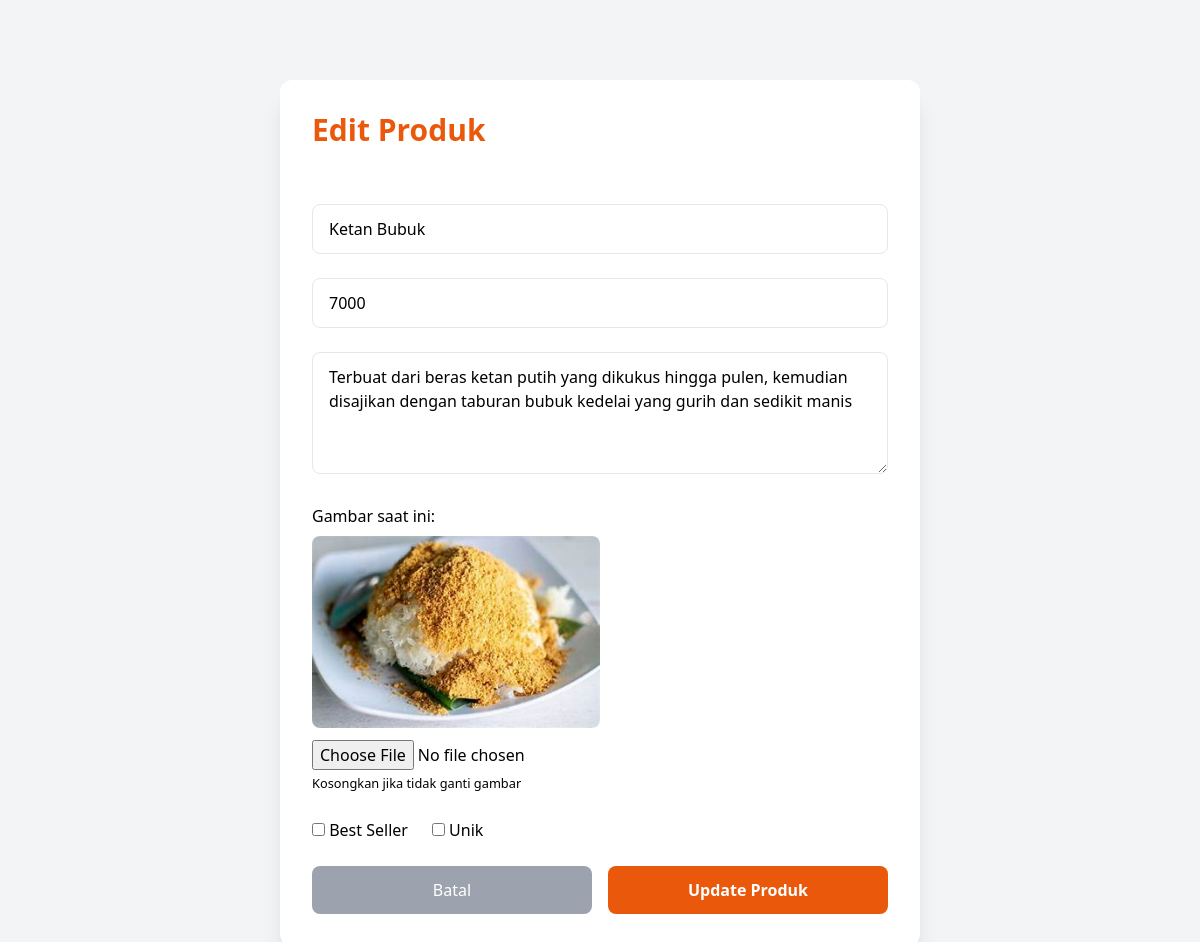
/admin/edit_produk.php?id=2 (signed in), run on the app's committed database.
### tables this page shows
CREATE TABLE `produk` (
  `id` int(11) NOT NULL,
  `nama` varchar(100) NOT NULL,
  `harga` int(11) NOT NULL,
  `gambar` varchar(255) NOT NULL,
  `deskripsi` text DEFAULT NULL,
  `bestseller` tinyint(1) DEFAULT 0,
  `unik` tinyint(1) DEFAULT 0,
  `created_at` datetime DEFAULT current_timestamp()
);

### admin/edit_produk.php (the view, shortened to what this page needs)
<?php
require '../includes/db.php';
$id = $_GET['id'];
$stmt = $pdo->prepare("SELECT * FROM produk WHERE id = ?");
$stmt->execute([$id]);
$produk = $stmt->fetch();
?>
<!DOCTYPE html>
<html lang="id">
<head>
  <script src="https://cdn.tailwindcss.com"></script>
</head>
<body class="bg-gray-100 min-h-screen pt-20">
  <div class="container mx-auto px-4 max-w-2xl">
    <div class="bg-white rounded-xl shadow-xl p-8">
      <h1 class="text-3xl font-bold text-orange-600 mb-8">Edit Produk</h1>
      <form method="POST" enctype="multipart/form-data" class="space-y-6">
        <input type="text" name="nama" value="<?= htmlspecialchars($produk['nama']) ?>" required class="w-full px-4 py-3 border rounded-lg">
        <input type="number" name="harga" value="<?= $produk['harga'] ?>" required class="w-full px-4 py-3 border rounded-lg">
        <textarea name="deskripsi" class="w-full px-4 py-3 border rounded-lg" rows="4"><?= htmlspecialchars($produk['deskripsi']) ?></textarea>
        <div>
          <p class="mb-2">Gambar saat ini:</p>
          <img src="../assets/img/<?= $produk['gambar'] ?>" class="h-48 object-cover rounded-lg">
          <input type="file" name="gambar" accept="image/*" class="mt-3 w-full">
          <small>Kosongkan jika tidak ganti gambar</small>
        </div>
        <div class="flex gap-6">
          <label><input type="checkbox" name="bestseller" <?= $produk['bestseller']?'checked':'' ?>> Best Seller</label>
          <label><input type="checkbox" name="unik" <?= $produk['unik']?'checked':'' ?>> Unik</label>
        </div>
        <div class="flex gap-4">
          <a href="admin_dashboard.php" class="flex-1 text-center py-3 bg-gray-400 text-white rounded-lg">Batal</a>
          <button type="submit" class="flex-1 py-3 bg-orange-600 text-white rounded-lg font-bold">Update Produk</button>
        </div>
      </form>
    </div>
  </div>
</body>
</html>

### data on the page
produk: nama "Ketan Bubuk", harga "7000", deskripsi "Terbuat dari beras ketan putih yang dikukus hingga pulen, kemudian disajikan dengan taburan bubuk kedelai yang gurih dan sedikit manis", gambar (picture)
